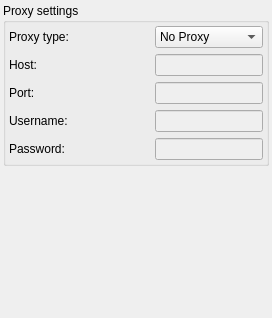
          <widget class="QWidget" name="tabNetwork">
           <attribute name="title">
            <string>Network</string>
           </attribute>
           <layout class="QVBoxLayout" name="verticalLayout_15">
            <property name="margin">
             <number>3</number>
            </property>
            <item>
             <widget class="QGroupBox" name="groupBox_23">
              <property name="title">
               <string>Proxy settings</string>
              </property>
              <layout class="QVBoxLayout" name="_35">
               <property name="margin">
                <number>3</number>
               </property>
               <item>
                <widget class="QWidget" name="widget_49" native="true">
                 <layout class="QHBoxLayout" name="_36">
                  <property name="margin">
                   <number>0</number>
                  </property>
                  <item>
                   <widget class="QLabel" name="label_47">
                    <property name="minimumSize">
                     <size>
                      <width>140</width>
                      <height>0</height>
                     </size>
                    </property>
                    <property name="maximumSize">
                     <size>
                      <width>140</width>
                      <height>16777215</height>
                     </size>
                    </property>
                    <property name="text">
                     <string>Proxy type:</string>
                    </property>
                   </widget>
                  </item>
                  <item>
                   <widget class="QComboBox" name="comboProxyType">
                    <property name="sizePolicy">
                     <sizepolicy hsizetype="Preferred" vsizetype="Minimum">
                      <horstretch>0</horstretch>
                      <verstretch>0</verstretch>
                     </sizepolicy>
                    </property>
                    <item>
                     <property name="text">
                      <string>No Proxy</string>
                     </property>
                    </item>
                    <item>
                     <property name="text">
                      <string>HTTP</string>
                     </property>
                    </item>
                    <item>
                     <property name="text">
                      <string>Socks v5</string>
                     </property>
                    </item>
                   </widget>
                  </item>
                 </layout>
                </widget>
               </item>
               <item>
                <widget class="QWidget" name="widget_50" native="true">
                 <layout class="QHBoxLayout" name="_37">
                  <property name="margin">
                   <number>0</number>
                  </property>
                  <item>
                   <widget class="QLabel" name="label_48">
                    <property name="minimumSize">
                     <size>
                      <width>140</width>
                      <height>0</height>
                     </size>
                    </property>
                    <property name="maximumSize">
                     <size>
                      <width>140</width>
                      <height>16777215</height>
                     </size>
                    </property>
                    <property name="text">
                     <string>Host:</string>
                    </property>
                   </widget>
                  </item>
                  <item>
                   <widget class="QLineEdit" name="txtProxyHost">
                    <property name="enabled">
                     <bool>false</bool>
                    </property>
                    <property name="sizePolicy">
                     <sizepolicy hsizetype="Preferred" vsizetype="Minimum">
                      <horstretch>0</horstretch>
                      <verstretch>0</verstretch>
                     </sizepolicy>
                    </property>
                    <property name="inputMask">
                     <string/>
                    </property>
                   </widget>
                  </item>
                 </layout>
                </widget>
               </item>
               <item>
                <widget class="QWidget" name="widget_51" native="true">
                 <layout class="QHBoxLayout" name="_38">
                  <property name="margin">
                   <number>0</number>
                  </property>
                  <item>
                   <widget class="QLabel" name="label_49">
                    <property name="minimumSize">
                     <size>
                      <width>140</width>
                      <height>0</height>
                     </size>
                    </property>
                    <property name="maximumSize">
                     <size>
                      <width>140</width>
                      <height>16777215</height>
                     </size>
                    </property>
                    <property name="text">
                     <string>Port:</string>
                    </property>
                   </widget>
                  </item>
                  <item>
                   <widget class="QLineEdit" name="txtProxyPort">
                    <property name="enabled">
                     <bool>false</bool>
                    </property>
                    <property name="sizePolicy">
                     <sizepolicy hsizetype="Preferred" vsizetype="Minimum">
                      <horstretch>0</horstretch>
                      <verstretch>0</verstretch>
                     </sizepolicy>
                    </property>
                    <property name="inputMask">
                     <string/>
                    </property>
                   </widget>
                  </item>
                 </layout>
                </widget>
               </item>
               <item>
                <widget class="QWidget" name="widget_52" native="true">
                 <layout class="QHBoxLayout" name="_39">
                  <property name="margin">
                   <number>0</number>
                  </property>
                  <item>
                   <widget class="QLabel" name="label_50">
                    <property name="minimumSize">
                     <size>
                      <width>140</width>
                      <height>0</height>
                     </size>
                    </property>
                    <property name="maximumSize">
                     <size>
                      <width>140</width>
                      <height>16777215</height>
                     </size>
                    </property>
                    <property name="text">
                     <string>Username:</string>
                    </property>
                   </widget>
                  </item>
                  <item>
                   <widget class="QLineEdit" name="txtProxyUser">
                    <property name="enabled">
                     <bool>false</bool>
                    </property>
                    <property name="sizePolicy">
                     <sizepolicy hsizetype="Preferred" vsizetype="Minimum">
                      <horstretch>0</horstretch>
                      <verstretch>0</verstretch>
                     </sizepolicy>
                    </property>
                   </widget>
                  </item>
                 </layout>
                </widget>
               </item>
               <item>
                <widget class="QWidget" name="widget_53" native="true">
                 <layout class="QHBoxLayout" name="_40">
                  <property name="margin">
                   <number>0</number>
                  </property>
                  <item>
                   <widget class="QLabel" name="label_51">
                    <property name="minimumSize">
                     <size>
                      <width>140</width>
                      <height>0</height>
                     </size>
                    </property>
                    <property name="maximumSize">
                     <size>
                      <width>140</width>
                      <height>16777215</height>
                     </size>
                    </property>
                    <property name="text">
                     <string>Password:</string>
                    </property>
                   </widget>
                  </item>
                  <item>
                   <widget class="QLineEdit" name="txtProxyPass">
                    <property name="enabled">
                     <bool>false</bool>
                    </property>
                    <property name="sizePolicy">
                     <sizepolicy hsizetype="Preferred" vsizetype="Minimum">
                      <horstretch>0</horstretch>
                      <verstretch>0</verstretch>
                     </sizepolicy>
                    </property>
                   </widget>
                  </item>
                 </layout>
                </widget>
               </item>
              </layout>
             </widget>
            </item>
            <item>
             <spacer name="verticalSpacer_11">
              <property name="orientation">
               <enum>Qt::Vertical</enum>
              </property>
              <property name="sizeHint" stdset="0">
               <size>
                <width>20</width>
                <height>149</height>
               </size>
              </property>
             </spacer>
            </item>
           </layout>
          </widget>
